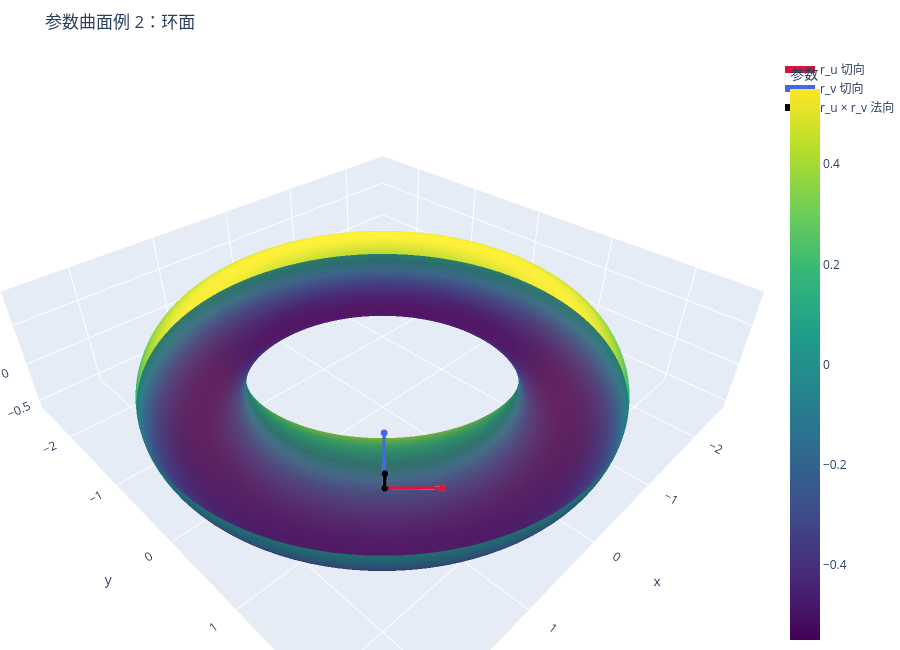
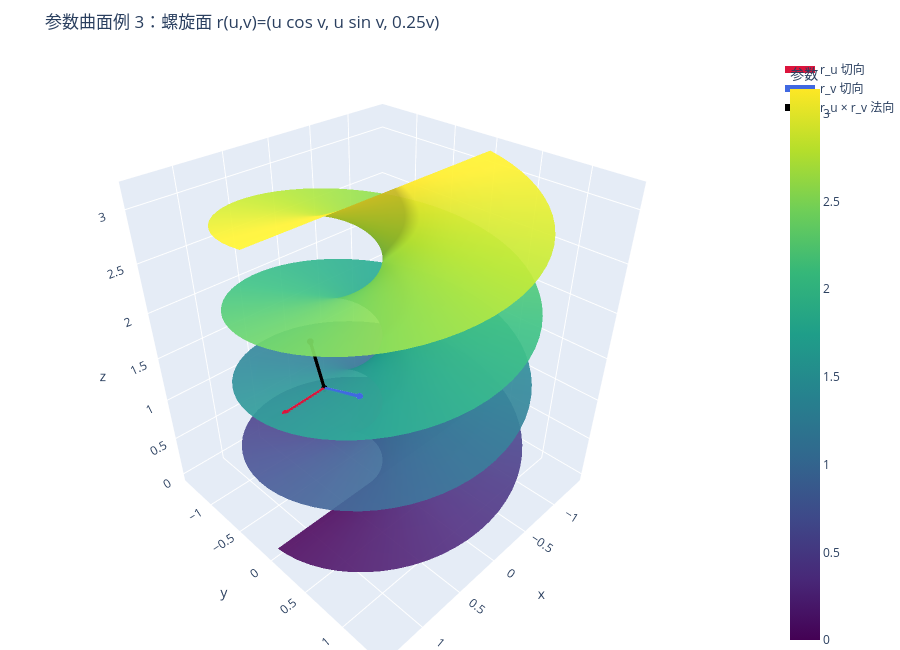
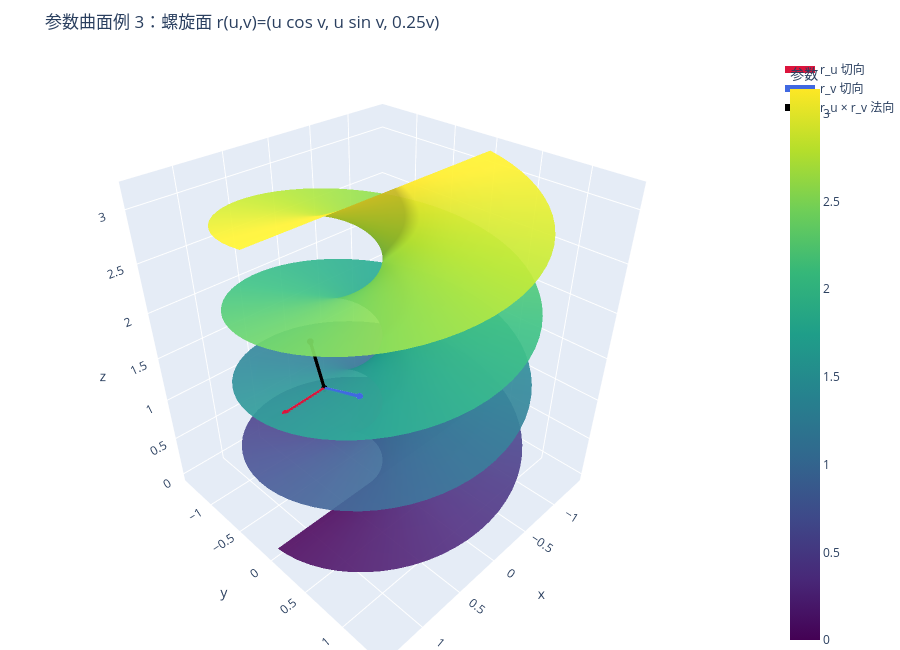

Source (notebook cell) for these figures, in order:
### Code cell
u = np.linspace(0, 2 * np.pi, 120)
v = np.linspace(0, 2 * np.pi, 80)
U, V = np.meshgrid(u, v, indexing="ij")
R, a = 2.0, 0.55
X_torus = (R + a * np.cos(V)) * np.cos(U)
Y_torus = (R + a * np.cos(V)) * np.sin(U)
Z_torus = a * np.sin(V)

plot_parametric_surface(
    X_torus,
    Y_torus,
    Z_torus,
    u=u,
    v=v,
    sample_uv=(np.pi / 4, np.pi / 3),
    title="参数曲面例 2：环面",
)


u = np.linspace(-1.4, 1.4, 70)
v = np.linspace(0, 4 * np.pi, 130)
U, V = np.meshgrid(u, v, indexing="ij")
X_helicoid = U * np.cos(V)
Y_helicoid = U * np.sin(V)
Z_helicoid = 0.25 * V

plot_parametric_surface(
    X_helicoid,
    Y_helicoid,
    Z_helicoid,
    u=u,
    v=v,
    sample_uv=(0.75, 2 * np.pi),
    title="参数曲面例 3：螺旋面 r(u,v)=(u cos v, u sin v, 0.25v)",
)

### Figure 1 — Plotly figure (JSON) as saved in the notebook; plotly's stock layout.template omitted (floating-point values rounded to 4 significant figures; data arrays with more than 128 entries replaced by an {"elided": "..."} marker saying what was removed)
{"data": [{"colorbar": {"title": {"text": "参数"}}, "colorscale": [[0, "#440154"], [0.1111, "#482878"], [0.2222, "#3e4989"], [0.3333, "#31688e"], [0.4444, "#26828e"], [0.5556, "#1f9e89"], [0.6667, "#35b779"], [0.7778, "#6ece58"], [0.8889, "#b5de2b"], [1, "#fde725"]], "name": "参数曲面", "opacity": 0.92, "type": "surface", "x": {"elided": "120x80 float values"}, "y": {"elided": "120x80 float values"}, "z": {"elided": "120x80 float values"}}, {"line": {"color": "crimson", "width": 7}, "marker": {"color": "crimson", "size": 4}, "mode": "lines+markers", "name": "r_u 切向", "type": "scatter3d", "x": [1.602, 1.282], "y": [1.624, 1.94], "z": [0.4726, 0.4726]}, {"line": {"color": "royalblue", "width": 7}, "marker": {"color": "royalblue", "size": 4}, "mode": "lines+markers", "name": "r_v 切向", "type": "scatter3d", "x": [1.602, 1.331], "y": [1.624, 1.348], "z": [0.4726, 0.7028]}, {"line": {"color": "black", "width": 7}, "marker": {"color": "black", "size": 4}, "mode": "lines+markers", "name": "r_u × r_v 法向", "type": "scatter3d", "x": [1.602, 1.764], "y": [1.624, 1.788], "z": [0.4726, 0.8593]}], "layout": {"height": 650, "margin": {"b": 0, "l": 0, "r": 0, "t": 55}, "scene": {"aspectmode": "data", "xaxis": {"title": {"text": "x"}}, "yaxis": {"title": {"text": "y"}}, "zaxis": {"title": {"text": "z"}}}, "title": {"text": "参数曲面例 2：环面"}, "width": 900}}

### Figure 2 — Plotly figure (JSON) as saved in the notebook; plotly's stock layout.template omitted (floating-point values rounded to 4 significant figures; data arrays with more than 128 entries replaced by an {"elided": "..."} marker saying what was removed)
{"data": [{"colorbar": {"title": {"text": "参数"}}, "colorscale": [[0, "#440154"], [0.1111, "#482878"], [0.2222, "#3e4989"], [0.3333, "#31688e"], [0.4444, "#26828e"], [0.5556, "#1f9e89"], [0.6667, "#35b779"], [0.7778, "#6ece58"], [0.8889, "#b5de2b"], [1, "#fde725"]], "name": "参数曲面", "opacity": 0.92, "type": "surface", "x": {"elided": "70x130 float values"}, "y": {"elided": "70x130 float values"}, "z": {"elided": "70x130 float values"}}, {"line": {"color": "crimson", "width": 7}, "marker": {"color": "crimson", "size": 4}, "mode": "lines+markers", "name": "r_u 切向", "type": "scatter3d", "x": [0.7498, 1.199], "y": [0.03655, 0.05846], "z": [1.583, 1.583]}, {"line": {"color": "royalblue", "width": 7}, "marker": {"color": "royalblue", "size": 4}, "mode": "lines+markers", "name": "r_v 切向", "type": "scatter3d", "x": [0.7498, 0.7291], "y": [0.03655, 0.4629], "z": [1.583, 1.725]}, {"line": {"color": "black", "width": 7}, "marker": {"color": "black", "size": 4}, "mode": "lines+markers", "name": "r_u × r_v 法向", "type": "scatter3d", "x": [0.7498, 0.7568], "y": [0.03655, -0.1057], "z": [1.583, 2.01]}], "layout": {"height": 650, "margin": {"b": 0, "l": 0, "r": 0, "t": 55}, "scene": {"aspectmode": "data", "xaxis": {"title": {"text": "x"}}, "yaxis": {"title": {"text": "y"}}, "zaxis": {"title": {"text": "z"}}}, "title": {"text": "参数曲面例 3：螺旋面 r(u,v)=(u cos v, u sin v, 0.25v)"}, "width": 900}}

### Figure 3 — Plotly figure (JSON) as saved in the notebook; plotly's stock layout.template omitted (floating-point values rounded to 4 significant figures; data arrays with more than 128 entries replaced by an {"elided": "..."} marker saying what was removed)
{"data": [{"colorbar": {"title": {"text": "参数"}}, "colorscale": [[0, "#440154"], [0.1111, "#482878"], [0.2222, "#3e4989"], [0.3333, "#31688e"], [0.4444, "#26828e"], [0.5556, "#1f9e89"], [0.6667, "#35b779"], [0.7778, "#6ece58"], [0.8889, "#b5de2b"], [1, "#fde725"]], "name": "参数曲面", "opacity": 0.92, "type": "surface", "x": {"elided": "70x130 float values"}, "y": {"elided": "70x130 float values"}, "z": {"elided": "70x130 float values"}}, {"line": {"color": "crimson", "width": 7}, "marker": {"color": "crimson", "size": 4}, "mode": "lines+markers", "name": "r_u 切向", "type": "scatter3d", "x": [0.7498, 1.199], "y": [0.03655, 0.05846], "z": [1.583, 1.583]}, {"line": {"color": "royalblue", "width": 7}, "marker": {"color": "royalblue", "size": 4}, "mode": "lines+markers", "name": "r_v 切向", "type": "scatter3d", "x": [0.7498, 0.7291], "y": [0.03655, 0.4629], "z": [1.583, 1.725]}, {"line": {"color": "black", "width": 7}, "marker": {"color": "black", "size": 4}, "mode": "lines+markers", "name": "r_u × r_v 法向", "type": "scatter3d", "x": [0.7498, 0.7568], "y": [0.03655, -0.1057], "z": [1.583, 2.01]}], "layout": {"height": 650, "margin": {"b": 0, "l": 0, "r": 0, "t": 55}, "scene": {"aspectmode": "data", "xaxis": {"title": {"text": "x"}}, "yaxis": {"title": {"text": "y"}}, "zaxis": {"title": {"text": "z"}}}, "title": {"text": "参数曲面例 3：螺旋面 r(u,v)=(u cos v, u sin v, 0.25v)"}, "width": 900}}
